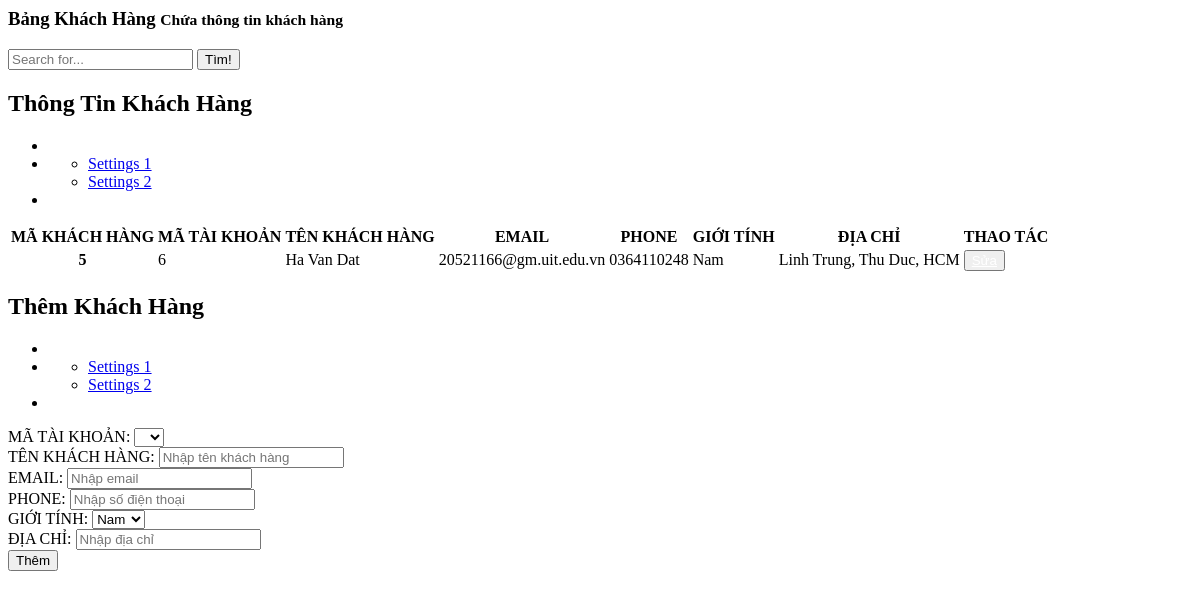
The app's page /admin/dashboard/manage_user.php with its own data.
### tables this page shows
CREATE TABLE `khachhang` (
  `MA_KH` int(10) UNSIGNED NOT NULL,
  `MA_TK` int(10) UNSIGNED DEFAULT NULL,
  `TEN_KH` varchar(50) NOT NULL,
  `EMAIL` varchar(40) NOT NULL,
  `PHONE` varchar(10) NOT NULL,
  `GIOI_TINH` varchar(10) NOT NULL,
  `DIA_CHI` varchar(50) DEFAULT NULL
);

### admin/dashboard/manage_user.php (the view, shortened to what this page needs)
<?php
$action_permission = "./action/add_user.php";
$displayadd = 'block';
$MA_TK = "";
$TEN_KH = "";
$EMAIL = "";
$PHONE = "";
$DIACHI = "";
?>
<div class="right_col" role="main">
  <div class="">
    <div class="page-title">
      <div class="title_left">
        <h3>Bảng Khách Hàng <small>Chứa thông tin khách hàng</small></h3>
      </div>
      <div class="title_right">
        <div class="col-md-5 col-sm-5 col-xs-12 form-group pull-right top_search">
          <div class="input-group">
            <input type="text" class="form-control" placeholder="Search for...">
            <span class="input-group-btn">
              <button class="btn btn-default" type="button">Tìm!</button>
            </span>
          </div>
        </div>
      </div>
    </div>
    <div class="row">
      <div class="col-md-8 col-sm-6 col-xs-12">
        <div class="x_panel">
          <div class="x_title">
            <h2>Thông Tin Khách Hàng </h2>
            <ul class="nav navbar-right panel_toolbox">
              <li><a class="collapse-link"><i class="fa fa-chevron-up"></i></a>
              </li>
              <li class="dropdown">
                <ul class="dropdown-menu" role="menu">
                  <li><a href="#">Settings 1</a>
                  </li>
                  <li><a href="#">Settings 2</a>
                  </li>
                </ul>
              </li>
              <li><a class="close-link"><i class="fa fa-close"></i></a>
              </li>
            </ul>
          </div>
          <div class="x_content" style="overflow: auto;">
            <table class="table table-striped">
              <thead>
                <tr>
                  <th>MÃ KHÁCH HÀNG</th>
                  <th>MÃ TÀI KHOẢN</th>
                  <th>TÊN KHÁCH HÀNG</th>
                  <th>EMAIL</th>
                  <th>PHONE</th>
                  <th>GIỚI TÍNH</th>
                  <th>ĐỊA CHỈ</th>
                  <th>THAO TÁC</th>
                </tr>
              </thead>
              <tbody>
                <?php
                $getUser = "SELECT * FROM khachhang";
                $Users = mysqli_query($connect, $getUser);
                while ($User = mysqli_fetch_array($Users)) {
                    if($User['GIOI_TINH']=='1'){
                        $sex="Nam";
                      } else if($User['GIOI_TINH']=='0'){
                        $sex = "Nữ";
                      } else if($User['GIOI_TINH']=='-1'){
                        $sex = "Khác";
                      }else $sex = $User['GIOI_TINH'];
                ?>
                  <tr>
                    <th scope="row"><?php echo $User['MA_KH']  ?></th>
                    <td><?php echo $User['MA_TK'] ?></td>
                    <td><?php echo $User['TEN_KH'] ?></td>
                    <td><?php echo $User['EMAIL'] ?></td>
                    <td><?php echo $User['PHONE'] ?></td>
                    <td><?php echo $sex ?></td>
                    <td><?php echo $User['DIA_CHI'] ?></td>
                    <td>
                      <button id="open-update-PN" type="button" class="btn btn-warning" onclick=''><a style="color: white;" href="index.php?manage=user&updatekh=<?php echo $User['MA_KH'] ?>">Sửa</a></button>
                    </td>
                  </tr>
                <?php
                }
                ?>
              </tbody>
            </table>
          </div>
        </div>
      </div>
      <div class="col-md-4 col-sm-6 col-xs-12">
        <div class="x_panel">
          <div class="x_title">
            <h2>Thêm Khách Hàng</h2>
            <ul class="nav navbar-right panel_toolbox">
              <li><a class="collapse-link"><i class="fa fa-chevron-up"></i></a>
              </li>
              <li class="dropdown">
                <ul class="dropdown-menu" role="menu">
                  <li><a href="#">Settings 1</a>
                  </li>
                  <li><a href="#">Settings 2</a>
                  </li>
                </ul>
              </li>
              <li><a class="close-link"><i class="fa fa-close"></i></a>
              </li>
            </ul>
          </div>
          <div class="x_content">
            <form action="<?php echo $action_permission ?>" method="get" id="form-customer">
              <div class="form-group">
                <div class="form-group">
                  <label for="matk">MÃ TÀI KHOẢN:</label>
                  <select class="form-control" id="matk" name="matk">
                    <option hidden value="<?php echo  $MA_TK ?>" selected><?php echo  $MA_TK ?></option>
                    <?php $getMA_TK = mysqli_query($connect, "SELECT MA_TK from taikhoan WHERE MA_GROUP_QUYEN=3");
                    while ($row_MA_TK = mysqli_fetch_array($getMA_TK)) {       ?>
                      <?php if ($row_MA_TK['MA_TK'] !== $MA_TK) : ?>
                        <option value="<?php echo $row_MA_TK['MA_TK'] ?>"><?php echo $row_MA_TK['MA_TK'] ?></option>
                      <?php endif; ?>
                    <?php  } ?>
                  </select>
                </div>
                <div class="form-group">
                  <label for="tenkh">TÊN KHÁCH HÀNG:</label>
                  <input type="text" class="form-control" id="tenkh" placeholder="Nhập tên khách hàng" name="tenkh" value="<?php echo  $TEN_KH ?>" require>
                </div>
                <div class="form-group">
                  <label for="email">EMAIL:</label>
                  <input type="text" class="form-control" id="email" placeholder="Nhập email" name="email" value="<?php echo  $EMAIL ?>" require>
                </div>
                <div class="form-group">
                  <label for="phone">PHONE:</label>
                  <input type="text" class="form-control" id="phone" placeholder="Nhập số điện thoại" name="phone" value="<?php echo $PHONE ?>" require>
                </div>
                <div class="form-group">
                  <label for="sex">GIỚI TÍNH:</label>
                  <select class="form-control" id="sex" name="sex">
                    <option value="1">Nam</option>
                  </select>
                </div>
                <div class="form-group">
                  <label for="dc">ĐỊA CHỈ:</label>
                  <input type="text" class="form-control" id="dc" placeholder="Nhập địa chỉ" name="dc" value="<?php echo  $DIACHI ?>" require>
                </div>
                <div id="button-add-PN" style="display:<?php echo $displayadd ?>">
                  <button type="submit" class="btn btn-success">Thêm</button>
                </div>
            </form>
          </div>
        </div>
      </div>
    </div>
  </div>
</div>

### records on screen
khachhang: MA_KH "5", MA_TK "6", TEN_KH "Ha Van Dat", EMAIL "20521166@gm.uit.edu.vn", PHONE "0364110248", GIOI_TINH "Nam", DIA_CHI "Linh Trung, Thu Duc, HCM"
